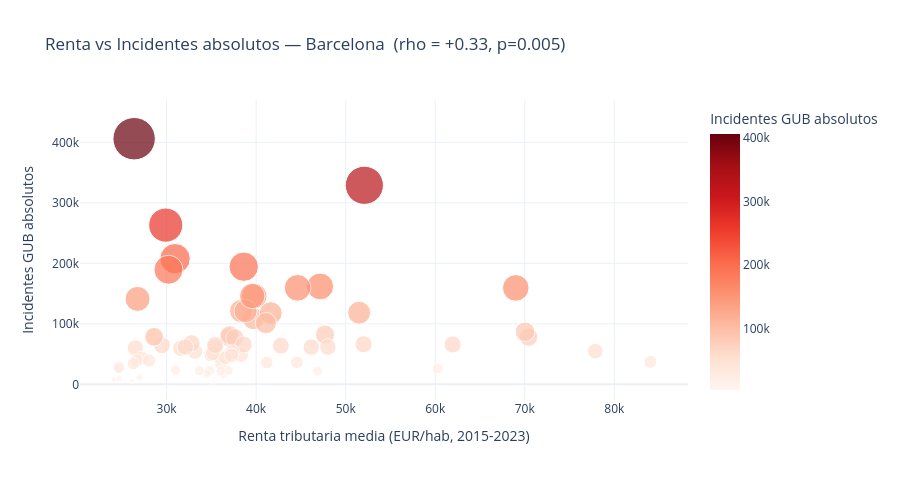
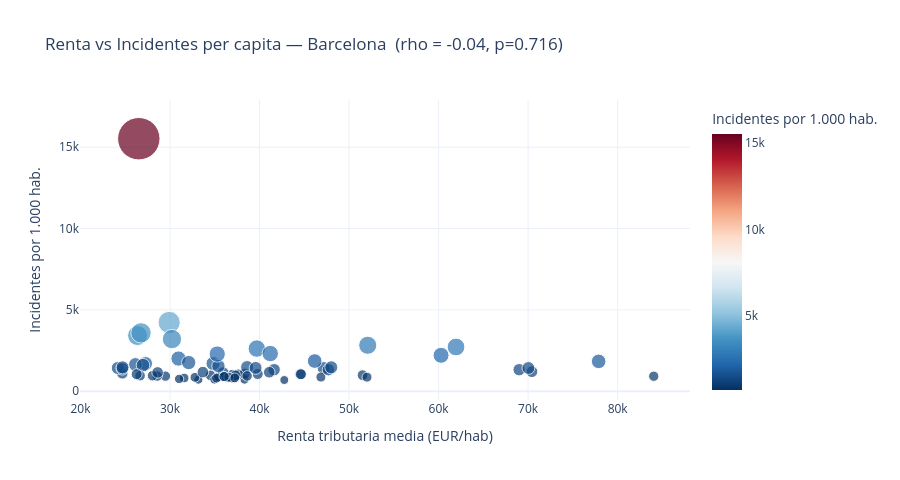

These figures' notebook cell, in order:
### Code cell
# Scatter: Renta por barrio x Incidentes GUB (absolutos y per capita)
tot_gub_barri = (fact_gub.groupby('id_territorio')['num_incidents']
                 .sum().reset_index()
                 .rename(columns={'num_incidents':'total_incidentes'}))

renta_barri_avg = (ctx_renta_barri[ctx_renta_barri['indicador']=='renta_tributaria_barri']
                   .groupby('id_territori')['valor'].mean().reset_index()
                   .rename(columns={'id_territori':'id_territorio','valor':'renta_media'}))

scatter_renta = (tot_gub_barri
    .merge(renta_barri_avg, on='id_territorio')
    .merge(dim_territorio[['id_territorio','nom_barri','nom_districte']], on='id_territorio'))

# Poblacion adulta por barrio derivada de nivell_educatiu (suma de todos los niveles).
# ctx_poblacion no tiene desglose por barri (solo municipi/ccaa), por eso usamos
# nivell_educatiu como proxy de poblacion residente adulta del barrio.
_pob_barri = (ctx_socio[
        (ctx_socio['indicador'] == 'nivell_educatiu') &
        (ctx_socio['nivel_territorial'] == 'barri')
    ].groupby('id_territori')['valor'].sum().reset_index()
     .rename(columns={'id_territori': 'id_territorio', 'valor': 'poblacion_adulta'}))

scatter_renta = scatter_renta.merge(_pob_barri, on='id_territorio', how='left')
scatter_renta['incidentes_per_1000'] = (
    scatter_renta['total_incidentes'] / scatter_renta['poblacion_adulta'] * 1000
).round(1)
_percapita_ok = scatter_renta['incidentes_per_1000'].notna().sum() > 10

# ── Scatter 1: incidentes absolutos (confundido por afluencia/turismo) ──
rho, pval = scipy_stats.spearmanr(scatter_renta['renta_media'], scatter_renta['total_incidentes'])
fig = px.scatter(
    scatter_renta, x='renta_media', y='total_incidentes',
    hover_name='nom_barri',
    hover_data={'nom_districte':True,'renta_media':':,.0f','total_incidentes':':,.0f','id_territorio':False},
    color='total_incidentes', color_continuous_scale='Reds',
    size='total_incidentes', size_max=30,
    labels={'renta_media':'Renta tributaria media (EUR/hab, 2015-2023)',
            'total_incidentes':'Incidentes GUB absolutos'},
    title=f'Renta vs Incidentes absolutos — Barcelona  (rho = {rho:+.2f}, p={pval:.3f})',
    template='plotly_white'
)
fig.update_layout(height=480)
fig.show()
print(f"Incidentes absolutos: rho={rho:+.3f}  -> POSITIVO por sesgo de exposicion (centro/turismo), no causalidad")

# ── Scatter 2: incidentes per capita (corrige sesgo de afluencia si hay datos) ──
if _percapita_ok:
    _sc2 = scatter_renta.dropna(subset=['incidentes_per_1000'])
    rho2, pval2 = scipy_stats.spearmanr(_sc2['renta_media'], _sc2['incidentes_per_1000'])
    fig2 = px.scatter(
        _sc2, x='renta_media', y='incidentes_per_1000',
        hover_name='nom_barri',
        hover_data={'nom_districte':True,'renta_media':':,.0f','incidentes_per_1000':':.1f','id_territorio':False},
        color='incidentes_per_1000', color_continuous_scale='RdBu_r',
        size='incidentes_per_1000', size_max=30,
        labels={'renta_media':'Renta tributaria media (EUR/hab)',
                'incidentes_per_1000':'Incidentes por 1.000 hab.'},
        title=f'Renta vs Incidentes per capita — Barcelona  (rho = {rho2:+.2f}, p={pval2:.3f})',
        template='plotly_white'
    )
    fig2.update_layout(height=480)
    fig2.show()
    print(f"Per capita: rho={rho2:+.3f}  — normalizado por poblacion residente del barrio")
else:
    print("Datos de poblacion a nivel barrio no disponibles en ctx_poblacion — ver scatter absoluto arriba")

### Figure 1 — Plotly figure (JSON) as saved in the notebook; plotly's stock layout.template omitted (floating-point values rounded to 4 significant figures; data arrays with more than 128 entries replaced by an {"elided": "..."} marker saying what was removed)
{"data": [{"customdata": {"elided": "73x2 mixed values"}, "hovertemplate": "<b>%{hovertext}</b><br><br>Renta tributaria media (EUR/hab, 2015-2023)=%{x:,.0f}<br>Incidentes GUB absolutos=%{marker.color:,.0f}<br>nom_districte=%{customdata[0]}<extra></extra>", "hovertext": ["el Guinardó", "el Parc i la Llacuna del Poblenou", "el Raval", "el Barri Gòtic", "la Barceloneta", "el Poble Sec", "el Baix Guinardó", "la Sagrera", "la Prosperitat", "l'Antiga Esquerra de l'Eixample", "la Marina del Prat Vermell", "la Verneda i la Pau", "la Font d'en Fargues", "les Corts", "Porta", "el Camp de l'Arpa del Clot", "Horta", "la Marina de Port", "la Maternitat i Sant Ramon", "Montbau", "Sants", "el Coll", "Sant Gervasi - la Bonanova", "la Vila de Gràcia", "el Carmel", "la Sagrada Família", "Canyelles", "Sant Pere, Santa Caterina i la Ribera", "la Guineueta", "la Trinitat Vella", "Vallbona", "Torre Baró", "Vallcarca i els Penitents", "el Fort Pienc", "la Vall d'Hebron", "el Bon Pastor", "la Vila Olímpica del Poblenou", "Ciutat Meridiana", "la Salut", "el Clot", "la Font de la Guatlla", "les Roquetes", "Sant Martí de Provençals", "la Dreta de l'Eixample", "Vilapicina i la Torre Llobeta", "Sant Andreu", "el Congrés i els Indians", "Provençals del Poblenou", "Sant Gervasi - Galvany", "Pedralbes", "la Teixonera", "el Poblenou", "Diagonal Mar i el Front Marítim del Poblenou", "les Tres Torres", "la Nova Esquerra de l'Eixample", "Sant Antoni", "Sarrià", "Verdun", "Sants - Badal", "el Turó de la Peira", "la Bordeta", "el Putxet i el Farró", "el Camp d'en Grassot i Gràcia Nova", "el Besòs i el Maresme", "Can Peguera", "la Trinitat Nova", "Navas", "Baró de Viver", "Hostafrancs", "Sant Genís dels Agudells", "Vallvidrera, el Tibidabo i les Planes", "Can Baró", "la Clota"], "legendgroup": "", "marker": {"color": [75328, 108516, 406013, 263187, 141216, 207718, 48477, 78372, 64425, 161817, 60014, 54096, 21609, 118379, 59501, 81321, 76764, 67812, 82296, 22915, 121204, 16631, 78208, 194409, 78599, 145817, 17743, 189431, 45889, 43291, 5592, 11532, 61776, 117754, 36077, 61677, 65682, 29302, 36361, 65815, 22756, 39431, 49229, 329025, 60565, 121069, 34226, 52814, 159356, 54823, 23713, 101273, 61438, 37272, 159502, 145978, 86889, 34272, 51668, 39404, 43933, 66323, 63864, 78577, 8243, 26796, 47752, 9649, 64951, 22367, 25904, 21844, 3833], "coloraxis": "coloraxis", "size": [75328, 108516, 406013, 263187, 141216, 207718, 48477, 78372, 64425, 161817, 60014, 54096, 21609, 118379, 59501, 81321, 76764, 67812, 82296, 22915, 121204, 16631, 78208, 194409, 78599, 145817, 17743, 189431, 45889, 43291, 5592, 11532, 61776, 117754, 36077, 61677, 65682, 29302, 36361, 65815, 22756, 39431, 49229, 329025, 60565, 121069, 34226, 52814, 159356, 54823, 23713, 101273, 61438, 37272, 159502, 145978, 86889, 34272, 51668, 39404, 43933, 66323, 63864, 78577, 8243, 26796, 47752, 9649, 64951, 22367, 25904, 21844, 3833], "sizemode": "area", "sizeref": 451.1, "symbol": "circle"}, "mode": "markers", "name": "", "orientation": "v", "showlegend": false, "type": "scatter", "x": [37150.0, 39700.0, 26380.0, 29910.0, 26760.0, 30950.0, 38320.0, 36940.0, 29490.0, 47150.0, 26510.0, 33170.0, 46850.0, 51500.0, 31580.0, 37030.0, 37630.0, 32790.0, 47690.0, 34800.0, 38330.0, 36350.0, 70420.0, 38610.0, 28570.0, 39800.0, 34520.0, 30210.0, 35930.0, 27260.0, 26130.0, 26980.0, 48010.0, 41630.0, 41200.0, 32080.0, 61950.0, 24680.0, 44560.0, 38620.0, 36880.0, 26660.0, 34960.0, 52080.0, 35430.0, 38830.0, 36030.0, 37330.0, 69000.0, 77880.0, 31010.0, 41080.0, 46160.0, 84030.0, 44630.0, 39570.0, 70030.0, 26270.0, 35190.0, 28050.0, 36570.0, 52000.0, 42770.0, 28620.0, 24150.0, 24680.0, 37230.0, 24700.0, 35410.0, 33670.0, 60270.0, 36040.0, 35270.0], "xaxis": "x", "y": [75328, 108516, 406013, 263187, 141216, 207718, 48477, 78372, 64425, 161817, 60014, 54096, 21609, 118379, 59501, 81321, 76764, 67812, 82296, 22915, 121204, 16631, 78208, 194409, 78599, 145817, 17743, 189431, 45889, 43291, 5592, 11532, 61776, 117754, 36077, 61677, 65682, 29302, 36361, 65815, 22756, 39431, 49229, 329025, 60565, 121069, 34226, 52814, 159356, 54823, 23713, 101273, 61438, 37272, 159502, 145978, 86889, 34272, 51668, 39404, 43933, 66323, 63864, 78577, 8243, 26796, 47752, 9649, 64951, 22367, 25904, 21844, 3833], "yaxis": "y"}], "layout": {"coloraxis": {"colorbar": {"title": {"text": "Incidentes GUB absolutos"}}, "colorscale": [[0, "rgb(255,245,240)"], [0.125, "rgb(254,224,210)"], [0.25, "rgb(252,187,161)"], [0.375, "rgb(252,146,114)"], [0.5, "rgb(251,106,74)"], [0.625, "rgb(239,59,44)"], [0.75, "rgb(203,24,29)"], [0.875, "rgb(165,15,21)"], [1, "rgb(103,0,13)"]]}, "height": 480, "legend": {"itemsizing": "constant", "tracegroupgap": 0}, "title": {"text": "Renta vs Incidentes absolutos — Barcelona  (rho = +0.33, p=0.005)"}, "xaxis": {"anchor": "y", "domain": [0, 1], "title": {"text": "Renta tributaria media (EUR/hab, 2015-2023)"}}, "yaxis": {"anchor": "x", "domain": [0, 1], "title": {"text": "Incidentes GUB absolutos"}}}}

### Figure 2 — Plotly figure (JSON) as saved in the notebook; plotly's stock layout.template omitted (floating-point values rounded to 4 significant figures; data arrays with more than 128 entries replaced by an {"elided": "..."} marker saying what was removed)
{"data": [{"customdata": {"elided": "72x2 mixed values"}, "hovertemplate": "<b>%{hovertext}</b><br><br>Renta tributaria media (EUR/hab)=%{x:,.0f}<br>Incidentes por 1.000 hab.=%{marker.color:.1f}<br>nom_districte=%{customdata[0]}<extra></extra>", "hovertext": ["el Guinardó", "el Parc i la Llacuna del Poblenou", "el Raval", "el Barri Gòtic", "la Barceloneta", "el Poble Sec", "el Baix Guinardó", "la Sagrera", "la Prosperitat", "l'Antiga Esquerra de l'Eixample", "la Marina del Prat Vermell", "la Verneda i la Pau", "la Font d'en Fargues", "les Corts", "Porta", "el Camp de l'Arpa del Clot", "Horta", "la Marina de Port", "la Maternitat i Sant Ramon", "Montbau", "Sants", "el Coll", "Sant Gervasi - la Bonanova", "la Vila de Gràcia", "el Carmel", "la Sagrada Família", "Canyelles", "Sant Pere, Santa Caterina i la Ribera", "la Guineueta", "la Trinitat Vella", "Vallbona", "Torre Baró", "Vallcarca i els Penitents", "el Fort Pienc", "la Vall d'Hebron", "el Bon Pastor", "la Vila Olímpica del Poblenou", "Ciutat Meridiana", "la Salut", "el Clot", "la Font de la Guatlla", "les Roquetes", "Sant Martí de Provençals", "la Dreta de l'Eixample", "Vilapicina i la Torre Llobeta", "el Congrés i els Indians", "Provençals del Poblenou", "Sant Gervasi - Galvany", "Pedralbes", "la Teixonera", "el Poblenou", "Diagonal Mar i el Front Marítim del Poblenou", "les Tres Torres", "la Nova Esquerra de l'Eixample", "Sant Antoni", "Sarrià", "Verdun", "Sants - Badal", "el Turó de la Peira", "la Bordeta", "el Putxet i el Farró", "el Camp d'en Grassot i Gràcia Nova", "el Besòs i el Maresme", "Can Peguera", "la Trinitat Nova", "Navas", "Baró de Viver", "Hostafrancs", "Sant Genís dels Agudells", "Vallvidrera, el Tibidabo i les Planes", "Can Baró", "la Clota"], "legendgroup": "", "marker": {"color": [769.4, 2620.0, 3420.0, 4227.0, 3586.0, 2005.0, 708.8, 1006.0, 924.7, 1423.0, 15520.0, 707.9, 864.4, 985.9, 810.1, 796.8, 1033.0, 850.1, 1317.0, 1700.0, 1075.0, 839.4, 1197.0, 1478.0, 928.5, 1057.0, 973.3, 3203.0, 1145.0, 1697.0, 1639.0, 1597.0, 1466.0, 1318.0, 2311.0, 1758.0, 2717.0, 1092.0, 1047.0, 937.8, 809.8, 951.0, 714.2, 2822.0, 888.8, 903.0, 971.6, 1318.0, 1831.0, 751.2, 1164.0, 1852.0, 918.4, 1041.0, 1430.0, 1424.0, 1042.0, 796.8, 952.8, 858.7, 860.9, 685.2, 1153.0, 1425.0, 1375.0, 819.8, 1465.0, 1542.0, 1171.0, 2205.0, 897.0, 2283.0], "coloraxis": "coloraxis", "size": [769.4, 2620.0, 3420.0, 4227.0, 3586.0, 2005.0, 708.8, 1006.0, 924.7, 1423.0, 15520.0, 707.9, 864.4, 985.9, 810.1, 796.8, 1033.0, 850.1, 1317.0, 1700.0, 1075.0, 839.4, 1197.0, 1478.0, 928.5, 1057.0, 973.3, 3203.0, 1145.0, 1697.0, 1639.0, 1597.0, 1466.0, 1318.0, 2311.0, 1758.0, 2717.0, 1092.0, 1047.0, 937.8, 809.8, 951.0, 714.2, 2822.0, 888.8, 903.0, 971.6, 1318.0, 1831.0, 751.2, 1164.0, 1852.0, 918.4, 1041.0, 1430.0, 1424.0, 1042.0, 796.8, 952.8, 858.7, 860.9, 685.2, 1153.0, 1425.0, 1375.0, 819.8, 1465.0, 1542.0, 1171.0, 2205.0, 897.0, 2283.0], "sizemode": "area", "sizeref": 17.25, "symbol": "circle"}, "mode": "markers", "name": "", "orientation": "v", "showlegend": false, "type": "scatter", "x": [37150.0, 39700.0, 26380.0, 29910.0, 26760.0, 30950.0, 38320.0, 36940.0, 29490.0, 47150.0, 26510.0, 33170.0, 46850.0, 51500.0, 31580.0, 37030.0, 37630.0, 32790.0, 47690.0, 34800.0, 38330.0, 36350.0, 70420.0, 38610.0, 28570.0, 39800.0, 34520.0, 30210.0, 35930.0, 27260.0, 26130.0, 26980.0, 48010.0, 41630.0, 41200.0, 32080.0, 61950.0, 24680.0, 44560.0, 38620.0, 36880.0, 26660.0, 34960.0, 52080.0, 35430.0, 36030.0, 37330.0, 69000.0, 77880.0, 31010.0, 41080.0, 46160.0, 84030.0, 44630.0, 39570.0, 70030.0, 26270.0, 35190.0, 28050.0, 36570.0, 52000.0, 42770.0, 28620.0, 24150.0, 24680.0, 37230.0, 24700.0, 35410.0, 33670.0, 60270.0, 36040.0, 35270.0], "xaxis": "x", "y": [769.4, 2620.0, 3420.0, 4227.0, 3586.0, 2005.0, 708.8, 1006.0, 924.7, 1423.0, 15520.0, 707.9, 864.4, 985.9, 810.1, 796.8, 1033.0, 850.1, 1317.0, 1700.0, 1075.0, 839.4, 1197.0, 1478.0, 928.5, 1057.0, 973.3, 3203.0, 1145.0, 1697.0, 1639.0, 1597.0, 1466.0, 1318.0, 2311.0, 1758.0, 2717.0, 1092.0, 1047.0, 937.8, 809.8, 951.0, 714.2, 2822.0, 888.8, 903.0, 971.6, 1318.0, 1831.0, 751.2, 1164.0, 1852.0, 918.4, 1041.0, 1430.0, 1424.0, 1042.0, 796.8, 952.8, 858.7, 860.9, 685.2, 1153.0, 1425.0, 1375.0, 819.8, 1465.0, 1542.0, 1171.0, 2205.0, 897.0, 2283.0], "yaxis": "y"}], "layout": {"coloraxis": {"colorbar": {"title": {"text": "Incidentes por 1.000 hab."}}, "colorscale": [[0, "rgb(5,48,97)"], [0.1, "rgb(33,102,172)"], [0.2, "rgb(67,147,195)"], [0.3, "rgb(146,197,222)"], [0.4, "rgb(209,229,240)"], [0.5, "rgb(247,247,247)"], [0.6, "rgb(253,219,199)"], [0.7, "rgb(244,165,130)"], [0.8, "rgb(214,96,77)"], [0.9, "rgb(178,24,43)"], [1, "rgb(103,0,31)"]]}, "height": 480, "legend": {"itemsizing": "constant", "tracegroupgap": 0}, "title": {"text": "Renta vs Incidentes per capita — Barcelona  (rho = -0.04, p=0.716)"}, "xaxis": {"anchor": "y", "domain": [0, 1], "title": {"text": "Renta tributaria media (EUR/hab)"}}, "yaxis": {"anchor": "x", "domain": [0, 1], "title": {"text": "Incidentes por 1.000 hab."}}}}
